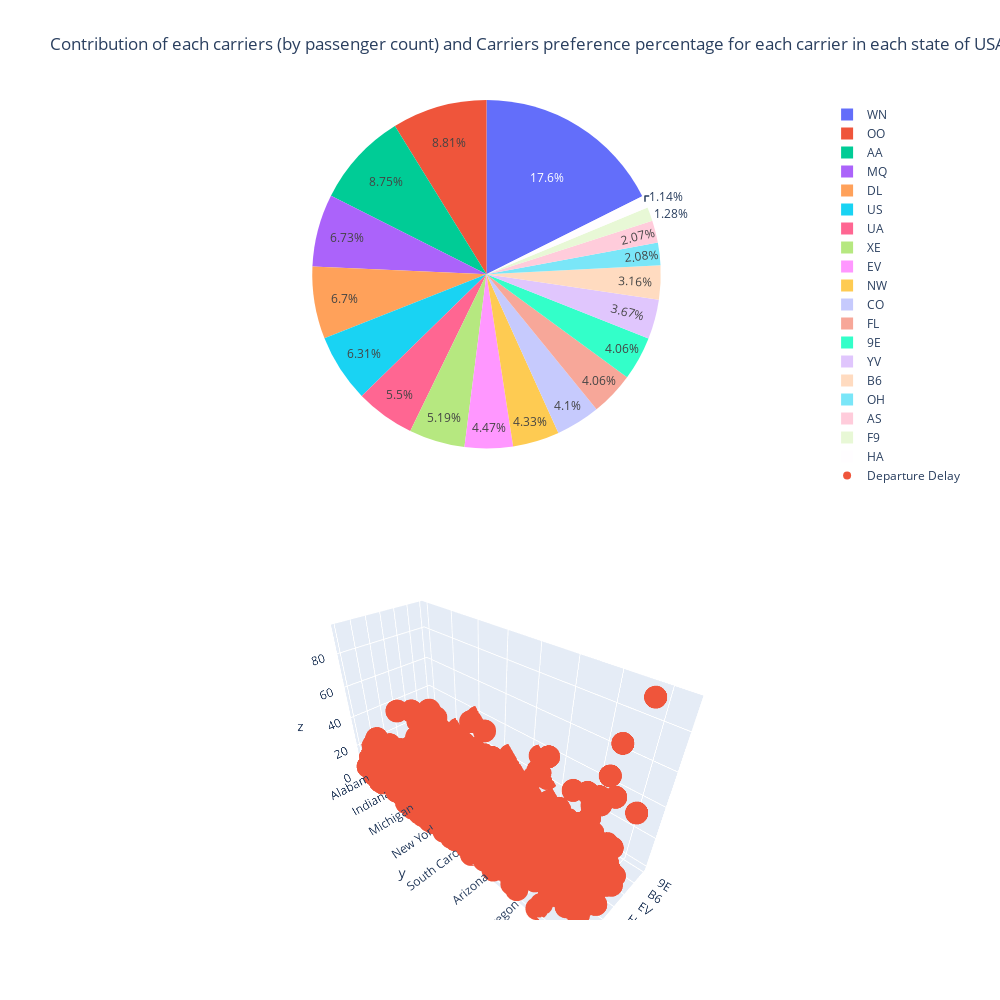

Notebook code for this chart:
### Code cell
# Initialize figure with 2 3D subplots
fig = make_subplots(
    rows=2, cols=1,
    specs=[[{'type': 'Pie'}],
            [{'type': 'Scatter3d'}]])

x=Carrier_State['UNIQUE_CARRIER']
y=Carrier_State['ORIGIN_STATE_NM']
z=Carrier_State['Preference Percent']




# adding surfaces to subplots.
fig.add_trace(
    go.Pie(labels=df1['index'], values=df1['counts'],name='Contribution of each carriers (by passenger count)'),
    row=1, col=1)

fig.add_trace(
    go.Scatter3d(x=x, y=y, z=z, mode="markers", name= 'Departure Delay'),
    row=2, col=1)

fig.update_layout(
    title_text='Contribution of each carriers (by passenger count) and Carriers preference percentage for each carrier in each state of USA',
    height=1000,
    width=1000
)

fig.show()

### Figure 1 — Plotly figure (JSON) as saved in the notebook; plotly's stock layout.template omitted (floating-point values rounded to 4 significant figures; data arrays with more than 128 entries replaced by an {"elided": "..."} marker saying what was removed)
{"data": [{"domain": {"x": [0, 1], "y": [0.575, 1]}, "labels": ["WN", "OO", "AA", "MQ", "DL", "US", "UA", "XE", "EV", "NW", "CO", "FL", "9E", "YV", "B6", "OH", "AS", "F9", "HA"], "name": "Contribution of each carriers (by passenger count)", "type": "pie", "values": [90352, 45204, 44870, 34550, 34373, 32353, 28204, 26612, 22913, 22201, 21054, 20839, 20824, 18831, 16193, 10687, 10614, 6549, 5828]}, {"mode": "markers", "name": "Departure Delay", "scene": "scene", "type": "scatter3d", "x": {"elided": "607 str values"}, "y": {"elided": "607 str values"}, "z": {"elided": "607 float values"}}], "layout": {"height": 1000, "scene": {"domain": {"x": [0, 1], "y": [0, 0.425]}}, "title": {"text": "Contribution of each carriers (by passenger count) and Carriers preference percentage for each carrier in each state of USA"}, "width": 1000}}
